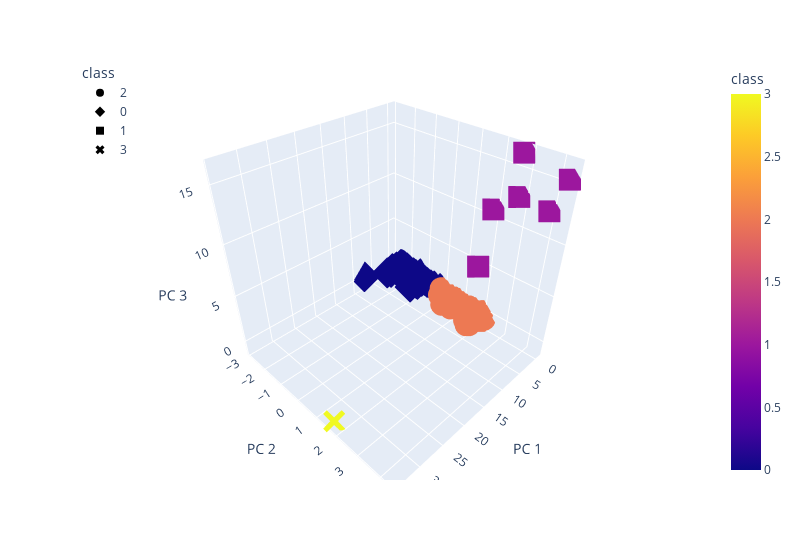

Notebook cell for this chart:
### Markdown cell above
### Deliverable 4: Visualizing Cryptocurrencies Results

#### 3D-Scatter with Clusters

### Code cell
# Creating a 3D-Scatter with the PCA data and the clusters
fig = px.scatter_3d(
    clustered_df,
    x="PC 1",
    y="PC 2",
    z="PC 3",
    color="class",
    symbol="class",
    width=800,
    hover_name=clustered_df["CoinName"],
    #hover_data=clustered_df["Algorithm"],
)
fig.update_layout(legend=dict(x=0, y=1))
fig.show()

### Figure 1 — Plotly figure (JSON) as saved in the notebook; plotly's stock layout.template omitted (floating-point values rounded to 4 significant figures; data arrays with more than 128 entries replaced by an {"elided": "..."} marker saying what was removed)
{"data": [{"hovertemplate": "<b>%{hovertext}</b><br><br>class=%{marker.color}<br>PC 1=%{x}<br>PC 2=%{y}<br>PC 3=%{z}<extra></extra>", "hovertext": {"elided": "285 str values"}, "legendgroup": "2", "marker": {"color": {"elided": "285 int values"}, "coloraxis": "coloraxis", "symbol": "circle"}, "mode": "markers", "name": "2", "scene": "scene", "showlegend": true, "type": "scatter3d", "x": {"elided": "285 float values"}, "y": {"elided": "285 float values"}, "z": {"elided": "285 float values"}}, {"hovertemplate": "<b>%{hovertext}</b><br><br>class=%{marker.color}<br>PC 1=%{x}<br>PC 2=%{y}<br>PC 3=%{z}<extra></extra>", "hovertext": {"elided": "240 str values"}, "legendgroup": "0", "marker": {"color": {"elided": "240 int values"}, "coloraxis": "coloraxis", "symbol": "diamond"}, "mode": "markers", "name": "0", "scene": "scene", "showlegend": true, "type": "scatter3d", "x": {"elided": "240 float values"}, "y": {"elided": "240 float values"}, "z": {"elided": "240 float values"}}, {"hovertemplate": "<b>%{hovertext}</b><br><br>class=%{marker.color}<br>PC 1=%{x}<br>PC 2=%{y}<br>PC 3=%{z}<extra></extra>", "hovertext": ["Vechain", "BiblePay", "LitecoinCash", "Poa Network", "Acute Angle Cloud", "Waves"], "legendgroup": "1", "marker": {"color": [1, 1, 1, 1, 1, 1], "coloraxis": "coloraxis", "symbol": "square"}, "mode": "markers", "name": "1", "scene": "scene", "showlegend": true, "type": "scatter3d", "x": [4.452, -0.2611, -0.3964, -0.2404, -0.304, -0.5102], "y": [2.245, 2.763, 3.923, 1.936, 2.825, 4.346], "z": [6.757, 16.36, 12.56, 10.91, 12.81, 15.44]}, {"hovertemplate": "<b>%{hovertext}</b><br><br>class=%{marker.color}<br>PC 1=%{x}<br>PC 2=%{y}<br>PC 3=%{z}<extra></extra>", "hovertext": ["BitTorrent"], "legendgroup": "3", "marker": {"color": [3], "coloraxis": "coloraxis", "symbol": "x"}, "mode": "markers", "name": "3", "scene": "scene", "showlegend": true, "type": "scatter3d", "x": [34.04], "y": [1.656], "z": [-1.017]}], "layout": {"coloraxis": {"colorbar": {"title": {"text": "class"}}, "colorscale": [[0, "#0d0887"], [0.1111, "#46039f"], [0.2222, "#7201a8"], [0.3333, "#9c179e"], [0.4444, "#bd3786"], [0.5556, "#d8576b"], [0.6667, "#ed7953"], [0.7778, "#fb9f3a"], [0.8889, "#fdca26"], [1, "#f0f921"]]}, "legend": {"title": {"text": "class"}, "tracegroupgap": 0, "x": 0, "y": 1}, "margin": {"t": 60}, "scene": {"domain": {"x": [0, 1], "y": [0, 1]}, "xaxis": {"title": {"text": "PC 1"}}, "yaxis": {"title": {"text": "PC 2"}}, "zaxis": {"title": {"text": "PC 3"}}}, "width": 800}}
